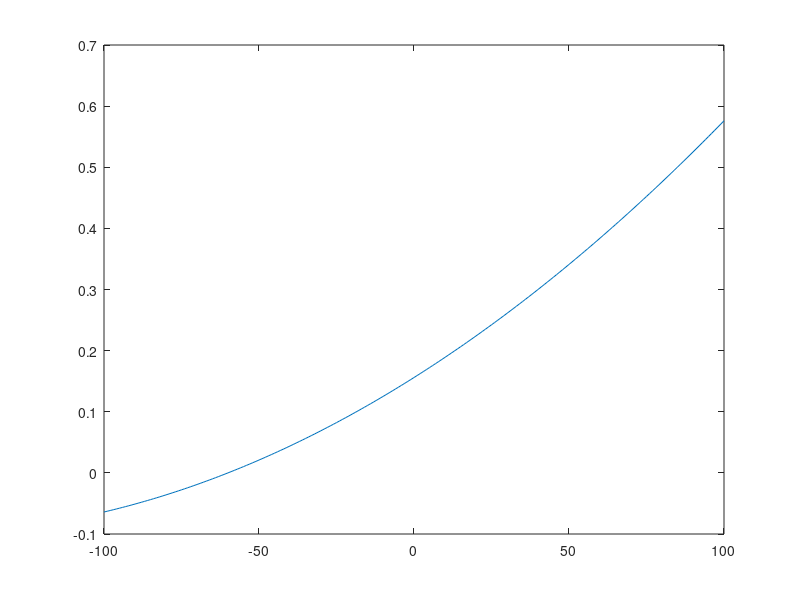

MATLAB code for this plot:
a = 4.2857e-04
b = -0.0464
c = 2.1500

a =  -6.6667e-05
b =   0.0230
c =  -0.4833

a = 1.0000e-05
b = 0.0040
c = 0.3000

lhr = 40

hr = -100:100;
plot(hr, a*(hr-lhr).^2 + b*(hr-lhr) + c)

plot(hr, 0.00001*(hr-lhr).^2 + 0.004*(hr-lhr) + 0.3)




amp=0.5;
fs=20500  % sampling frequency
duration=0.1;
freq=800;
values=0:1/fs:duration;
a=amp*sin(2*pi* freq*values);
sound(a);

amp=0.5;
fs=20500  % sampling frequency
duration=0.1;
freq=400;
values=0:1/fs:duration;
a=amp*sin(2*pi* freq*values);
sound(a);
